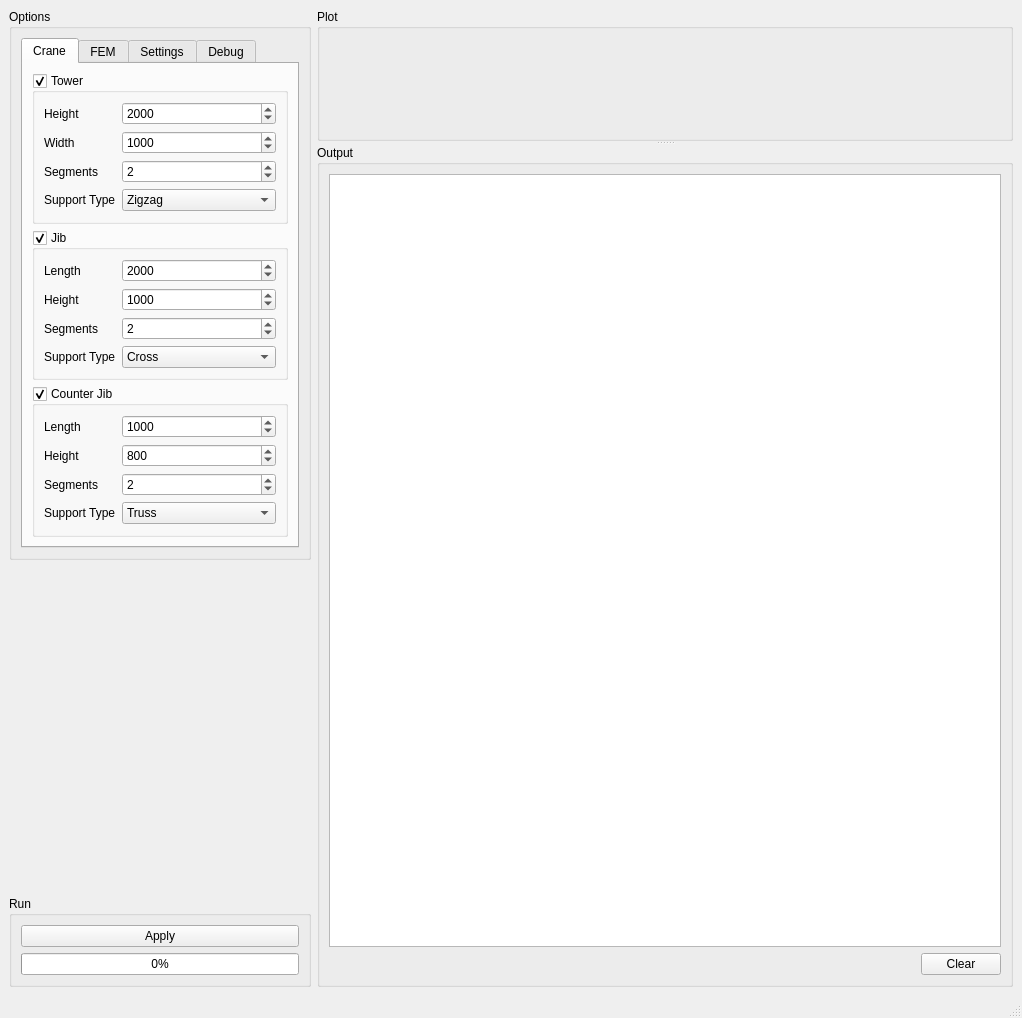
<?xml version="1.0" encoding="UTF-8"?>
<ui version="4.0">
 <class>MainWindow</class>
 <widget class="QMainWindow" name="MainWindow">
  <property name="geometry">
   <rect>
    <x>0</x>
    <y>0</y>
    <width>1022</width>
    <height>1018</height>
   </rect>
  </property>
  <property name="windowTitle">
   <string>MainWindow</string>
  </property>
  <property name="tabShape">
   <enum>QTabWidget::Rounded</enum>
  </property>
  <widget class="QWidget" name="centralwidget">
   <layout class="QVBoxLayout" name="verticalLayout_2">
    <item>
     <layout class="QFormLayout" name="formLayout_4">
      <item row="0" column="0">
       <layout class="QGridLayout" name="gridLayout">
        <item row="1" column="0">
         <widget class="QGroupBox" name="options">
          <property name="title">
           <string>Options</string>
          </property>
          <layout class="QVBoxLayout" name="verticalLayout_3">
           <item>
            <widget class="QTabWidget" name="Settings">
             <property name="sizePolicy">
              <sizepolicy hsizetype="Preferred" vsizetype="Expanding">
               <horstretch>0</horstretch>
               <verstretch>0</verstretch>
              </sizepolicy>
             </property>
             <property name="currentIndex">
              <number>0</number>
             </property>
             <widget class="QWidget" name="crane">
              <attribute name="title">
               <string>Crane</string>
              </attribute>
              <layout class="QVBoxLayout" name="verticalLayout_4">
               <item>
                <widget class="QGroupBox" name="towerBox">
                 <property name="title">
                  <string>Tower</string>
                 </property>
                 <property name="checkable">
                  <bool>true</bool>
                 </property>
                 <layout class="QFormLayout" name="formLayout">
                  <item row="0" column="0">
                   <widget class="QLabel" name="towerHeight_label">
                    <property name="text">
                     <string>Height</string>
                    </property>
                   </widget>
                  </item>
                  <item row="0" column="1">
                   <widget class="QSpinBox" name="towerHeight_spinbox">
                    <property name="minimum">
                     <number>1</number>
                    </property>
                    <property name="maximum">
                     <number>10000</number>
                    </property>
                    <property name="value">
                     <number>2000</number>
                    </property>
                   </widget>
                  </item>
                  <item row="3" column="0">
                   <widget class="QLabel" name="towerWidth_label">
                    <property name="text">
                     <string>Width</string>
                    </property>
                   </widget>
                  </item>
                  <item row="3" column="1">
                   <widget class="QSpinBox" name="towerWidth_spinbox">
                    <property name="minimum">
                     <number>1</number>
                    </property>
                    <property name="maximum">
                     <number>2000</number>
                    </property>
                    <property name="value">
                     <number>1000</number>
                    </property>
                   </widget>
                  </item>
                  <item row="6" column="0">
                   <widget class="QLabel" name="towerSegment_label">
                    <property name="text">
                     <string>Segments</string>
                    </property>
                   </widget>
                  </item>
                  <item row="9" column="0">
                   <widget class="QLabel" name="towerSupportType_label">
                    <property name="text">
                     <string>Support Type</string>
                    </property>
                   </widget>
                  </item>
                  <item row="9" column="1">
                   <widget class="QComboBox" name="towerSupportType_comboBox">
                    <property name="autoFillBackground">
                     <bool>false</bool>
                    </property>
                    <property name="currentText">
                     <string>Zigzag</string>
                    </property>
                    <item>
                     <property name="text">
                      <string>Zigzag</string>
                     </property>
                    </item>
                    <item>
                     <property name="text">
                      <string>None</string>
                     </property>
                    </item>
                    <item>
                     <property name="text">
                      <string>Cross</string>
                     </property>
                    </item>
                    <item>
                     <property name="text">
                      <string>Diagonal</string>
                     </property>
                    </item>
                   </widget>
                  </item>
                  <item row="6" column="1">
                   <widget class="QSpinBox" name="towerSegment_spinbox">
                    <property name="minimum">
                     <number>1</number>
                    </property>
                    <property name="maximum">
                     <number>100</number>
                    </property>
                    <property name="value">
                     <number>2</number>
                    </property>
                   </widget>
                  </item>
                 </layout>
                </widget>
               </item>
               <item>
                <widget class="QGroupBox" name="jibBox">
                 <property name="title">
                  <string>Jib</string>
                 </property>
                 <property name="checkable">
                  <bool>true</bool>
                 </property>
                 <layout class="QFormLayout" name="formLayout_2">
                  <item row="0" column="0">
                   <widget class="QLabel" name="jibLength_label">
                    <property name="text">
                     <string>Length</string>
                    </property>
                   </widget>
                  </item>
                  <item row="0" column="1">
                   <widget class="QSpinBox" name="jibLength_spinBox">
                    <property name="minimum">
                     <number>1</number>
                    </property>
                    <property name="maximum">
                     <number>10000</number>
                    </property>
                    <property name="value">
                     <number>2000</number>
                    </property>
                   </widget>
                  </item>
                  <item row="3" column="0">
                   <widget class="QLabel" name="jibHeight_label">
                    <property name="text">
                     <string>Height</string>
                    </property>
                   </widget>
                  </item>
                  <item row="3" column="1">
                   <widget class="QSpinBox" name="jibHeight_spinBox">
                    <property name="minimum">
                     <number>1</number>
                    </property>
                    <property name="maximum">
                     <number>2000</number>
                    </property>
                    <property name="value">
                     <number>1000</number>
                    </property>
                   </widget>
                  </item>
                  <item row="6" column="0">
                   <widget class="QLabel" name="jibSegment_label">
                    <property name="text">
                     <string>Segments</string>
                    </property>
                   </widget>
                  </item>
                  <item row="6" column="1">
                   <widget class="QSpinBox" name="jibSegment_spinBox">
                    <property name="minimum">
                     <number>1</number>
                    </property>
                    <property name="maximum">
                     <number>100</number>
                    </property>
                    <property name="value">
                     <number>2</number>
                    </property>
                   </widget>
                  </item>
                  <item row="9" column="0">
                   <widget class="QLabel" name="jibSupportType_label">
                    <property name="text">
                     <string>Support Type</string>
                    </property>
                   </widget>
                  </item>
                  <item row="9" column="1">
                   <widget class="QComboBox" name="jibSupportType_comboBox">
                    <property name="currentText">
                     <string>Cross</string>
                    </property>
                    <item>
                     <property name="text">
                      <string>Cross</string>
                     </property>
                    </item>
                    <item>
                     <property name="text">
                      <string>ZigZag</string>
                     </property>
                    </item>
                    <item>
                     <property name="text">
                      <string>Diagonal</string>
                     </property>
                    </item>
                   </widget>
                  </item>
                 </layout>
                </widget>
               </item>
               <item>
                <widget class="QGroupBox" name="counterJibBox">
                 <property name="title">
                  <string>Counter Jib</string>
                 </property>
                 <property name="checkable">
                  <bool>true</bool>
                 </property>
                 <layout class="QFormLayout" name="formLayout_3">
                  <item row="0" column="0">
                   <widget class="QLabel" name="counterJibLength_label">
                    <property name="text">
                     <string>Length</string>
                    </property>
                   </widget>
                  </item>
                  <item row="0" column="1">
                   <widget class="QSpinBox" name="counterJibLength_spinBox">
                    <property name="minimum">
                     <number>1</number>
                    </property>
                    <property name="maximum">
                     <number>10000</number>
                    </property>
                    <property name="value">
                     <number>1000</number>
                    </property>
                   </widget>
                  </item>
                  <item row="3" column="0">
                   <widget class="QLabel" name="counterJibHeight_label">
                    <property name="text">
                     <string>Height</string>
                    </property>
                   </widget>
                  </item>
                  <item row="3" column="1">
                   <widget class="QSpinBox" name="counterJibHeight_spinBox">
                    <property name="minimum">
                     <number>1</number>
                    </property>
                    <property name="maximum">
                     <number>2000</number>
                    </property>
                    <property name="value">
                     <number>800</number>
                    </property>
                   </widget>
                  </item>
                  <item row="9" column="0">
                   <widget class="QLabel" name="counterJibSupportType_label">
                    <property name="text">
                     <string>Support Type</string>
                    </property>
                   </widget>
                  </item>
                  <item row="6" column="0">
                   <widget class="QLabel" name="counterJibSegments_label">
                    <property name="text">
                     <string>Segments</string>
                    </property>
                   </widget>
                  </item>
                  <item row="6" column="1">
                   <widget class="QSpinBox" name="counterJibSegments_spinBox">
                    <property name="minimum">
                     <number>1</number>
                    </property>
                    <property name="maximum">
                     <number>100</number>
                    </property>
                    <property name="value">
                     <number>2</number>
                    </property>
                   </widget>
                  </item>
                  <item row="9" column="1">
                   <widget class="QComboBox" name="counterJibSupportType_comboBox">
                    <property name="currentText">
                     <string>Truss</string>
                    </property>
                    <item>
                     <property name="text">
                      <string>Truss</string>
                     </property>
                    </item>
                    <item>
                     <property name="text">
                      <string>None</string>
                     </property>
                    </item>
                    <item>
                     <property name="text">
                      <string>One tower</string>
                     </property>
                    </item>
                    <item>
                     <property name="text">
                      <string>Two towers</string>
                     </property>
                    </item>
                   </widget>
                  </item>
                 </layout>
                </widget>
               </item>
              </layout>
             </widget>
             <widget class="QWidget" name="fem">
              <attribute name="title">
               <string>FEM</string>
              </attribute>
              <layout class="QVBoxLayout" name="verticalLayout">
               <item>
                <widget class="QPlainTextEdit" name="analysis"/>
               </item>
              </layout>
             </widget>
             <widget class="QWidget" name="settings">
              <attribute name="title">
               <string>Settings</string>
              </attribute>
              <layout class="QVBoxLayout" name="verticalLayout_6">
               <item>
                <widget class="QCheckBox" name="enable_gravity">
                 <property name="text">
                  <string>Gravity</string>
                 </property>
                </widget>
               </item>
               <item>
                <widget class="QCheckBox" name="enable_wind">
                 <property name="text">
                  <string>Wind</string>
                 </property>
                </widget>
               </item>
               <item>
                <widget class="QCheckBox" name="enableFEM_checkbox">
                 <property name="text">
                  <string>FEM</string>
                 </property>
                </widget>
               </item>
               <item>
                <spacer name="verticalSpacer_2">
                 <property name="orientation">
                  <enum>Qt::Vertical</enum>
                 </property>
                 <property name="sizeHint" stdset="0">
                  <size>
                   <width>20</width>
                   <height>40</height>
                  </size>
                 </property>
                </spacer>
               </item>
              </layout>
             </widget>
             <widget class="QWidget" name="debug">
              <attribute name="title">
               <string>Debug</string>
              </attribute>
              <layout class="QVBoxLayout" name="verticalLayout_7">
               <item>
                <widget class="QTreeWidget" name="treeWidget">
                 <column>
                  <property name="text">
                   <string notr="true">1</string>
                  </property>
                 </column>
                </widget>
               </item>
              </layout>
             </widget>
            </widget>
           </item>
          </layout>
         </widget>
        </item>
        <item row="2" column="0">
         <spacer name="verticalSpacer">
          <property name="orientation">
           <enum>Qt::Vertical</enum>
          </property>
          <property name="sizeType">
           <enum>QSizePolicy::Expanding</enum>
          </property>
          <property name="sizeHint" stdset="0">
           <size>
            <width>20</width>
            <height>40</height>
           </size>
          </property>
         </spacer>
        </item>
        <item row="3" column="0">
         <widget class="QGroupBox" name="runBox">
          <property name="title">
           <string>Run</string>
          </property>
          <layout class="QVBoxLayout" name="verticalLayout_5">
           <item>
            <widget class="QPushButton" name="apply_button">
             <property name="text">
              <string>Apply</string>
             </property>
             <property name="checkable">
              <bool>false</bool>
             </property>
             <property name="default">
              <bool>false</bool>
             </property>
            </widget>
           </item>
           <item>
            <widget class="QProgressBar" name="progressBar">
             <property name="value">
              <number>0</number>
             </property>
             <property name="textVisible">
              <bool>true</bool>
             </property>
            </widget>
           </item>
          </layout>
         </widget>
        </item>
       </layout>
      </item>
      <item row="0" column="1">
       <widget class="QSplitter" name="splitter">
        <property name="sizePolicy">
         <sizepolicy hsizetype="Expanding" vsizetype="Expanding">
          <horstretch>0</horstretch>
          <verstretch>0</verstretch>
         </sizepolicy>
        </property>
        <property name="orientation">
         <enum>Qt::Vertical</enum>
        </property>
        <widget class="QGroupBox" name="plotBox">
         <property name="sizePolicy">
          <sizepolicy hsizetype="Expanding" vsizetype="Expanding">
           <horstretch>0</horstretch>
           <verstretch>0</verstretch>
          </sizepolicy>
         </property>
         <property name="title">
          <string>Plot</string>
         </property>
         <property name="checkable">
          <bool>false</bool>
         </property>
         <layout class="QVBoxLayout" name="verticalLayout_10">
          <item>
           <layout class="QVBoxLayout" name="plot_layout"/>
          </item>
         </layout>
        </widget>
        <widget class="QGroupBox" name="outputBox">
         <property name="sizePolicy">
          <sizepolicy hsizetype="Expanding" vsizetype="MinimumExpanding">
           <horstretch>0</horstretch>
           <verstretch>0</verstretch>
          </sizepolicy>
         </property>
         <property name="minimumSize">
          <size>
           <width>7</width>
           <height>0</height>
          </size>
         </property>
         <property name="title">
          <string>Output</string>
         </property>
         <layout class="QVBoxLayout" name="verticalLayout_8">
          <item>
           <widget class="QPlainTextEdit" name="output">
            <property name="readOnly">
             <bool>true</bool>
            </property>
           </widget>
          </item>
          <item>
           <layout class="QHBoxLayout" name="horizontalLayout">
            <item>
             <spacer name="horizontalSpacer">
              <property name="orientation">
               <enum>Qt::Horizontal</enum>
              </property>
              <property name="sizeHint" stdset="0">
               <size>
                <width>40</width>
                <height>20</height>
               </size>
              </property>
             </spacer>
            </item>
            <item>
             <widget class="QPushButton" name="clear_button">
              <property name="text">
               <string>Clear</string>
              </property>
             </widget>
            </item>
           </layout>
          </item>
         </layout>
        </widget>
       </widget>
      </item>
     </layout>
    </item>
   </layout>
  </widget>
  <widget class="QMenuBar" name="menubar">
   <property name="geometry">
    <rect>
     <x>0</x>
     <y>0</y>
     <width>1022</width>
     <height>22</height>
    </rect>
   </property>
  </widget>
  <widget class="QStatusBar" name="statusbar"/>
 </widget>
 <tabstops>
  <tabstop>jibLength_spinBox</tabstop>
  <tabstop>jibHeight_spinBox</tabstop>
  <tabstop>counterJibLength_spinBox</tabstop>
  <tabstop>counterJibHeight_spinBox</tabstop>
  <tabstop>output</tabstop>
  <tabstop>clear_button</tabstop>
 </tabstops>
 <resources/>
 <connections>
  <connection>
   <sender>clear_button</sender>
   <signal>clicked()</signal>
   <receiver>output</receiver>
   <slot>clear()</slot>
   <hints>
    <hint type="sourcelabel">
     <x>906</x>
     <y>723</y>
    </hint>
    <hint type="destinationlabel">
     <x>774</x>
     <y>674</y>
    </hint>
   </hints>
  </connection>
 </connections>
</ui>
